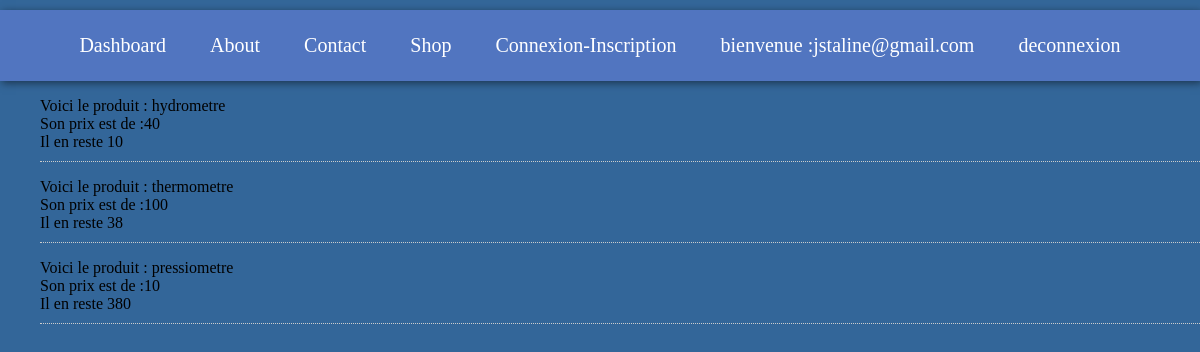
Screenshot of /Vue/shop.php (signed in) with the database file from the repository.
### tables this page shows
CREATE TABLE `catalogue` (
  `ID` int(11) NOT NULL,
  `nom_produit` varchar(111) NOT NULL,
  `prix` int(11) NOT NULL,
  `stock` int(11) NOT NULL,
  `image` varbinary(10000) NOT NULL
);

### modele/Connexion_Base.class.php (called while the page is built)
<?php
class Connexion_Base{
	private $db;
	public function __construct(){
		$this->db = new PDO('mysql:host=localhost;dbname=APP_G1D_BASE;charset=utf8', 'root', 'root');
	}
	public function getDb(){
		return $this->db;
	}
}
?>

### Vue/shop.php (the view, shortened to what this page needs)
<!DOCTYPE html>
<html lang="fr">
<head>
	<link rel="stylesheet" type="text/css" href="../stylesheet/shop.css">
</head>
<body>
	<?php include 'entete.php';
		include_once ('../modele/Connexion_Base.class.php');
		$connexion_base= new Connexion_Base();
		$reponse= $connexion_base->getDb()->query('SELECT nom_produit, prix, stock FROM catalogue');?>
		<?php while($donnes = $reponse->fetch()){?>
		<div id="container">
			<ul class="list">
		        <li><?php
		        		  echo 'Voici le produit : '.$donnes['nom_produit'].'<br />';
						  echo 'Son prix est de :'.$donnes['prix'].'<br />';
						  echo 'Il en reste '.$donnes['stock'].'<br />';
					?>
				</li>
    		</ul>
		</div>
		<?php }
?>
</body>
</html>

### stylesheet/shop.css (style rules this page uses)
body { background-color : #336699; }
#container ul { list-style: none; }
#container .list li { width: 100%; border-bottom: 1px dotted #CCC; margin-bottom: 10px; padding-bottom: 10px; }
.list { margin: center; }

### stylesheet/entete.css (style rules this page uses)
body { margin: 0px; }

### rows the page displays
catalogue: nom_produit "hydrometre", prix "40", stock "10"
catalogue: nom_produit "thermometre", prix "100", stock "38"
catalogue: nom_produit "pressiometre", prix "10", stock "380"

### other values shown
$_SESSION['email'] "jstaline@gmail.com"
